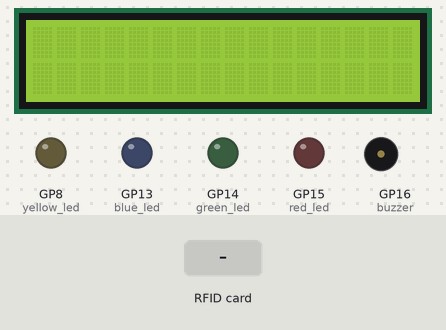
Recording of a program running on a simulated Raspberry Pi Pico running MicroPython. Shown: 16×2 character LCD, output pins drawn as LEDs (lit = HIGH), buzzer (waves = sounding). Dashed ring = blinking. The test bench sets the inputs (shaded band). The interpreter's speed is modelled, so counts of loop turns are approximate; library files of the repository ran but are not shown: i2c_lcd.py, MFRC522.py; pins used as bus, display or sensor lines are not drawn; what the program prints to the serial console is not drawn.

Above: at 6.6 s.
6.7 s: RFID card 94 C3 A3 DB held to the reader
At 8.3 s:
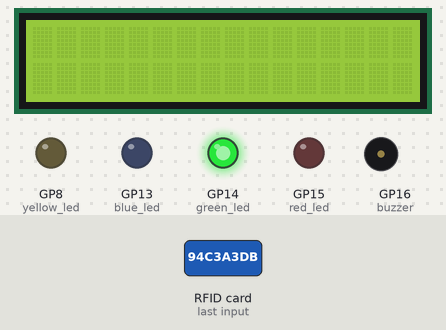
8.8 s: RFID card 41 24 20 4C held to the reader
At 10.35 s:
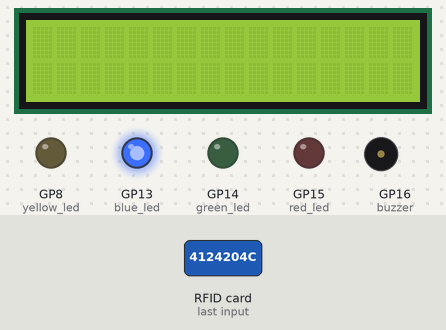
11.1 s: RFID card 5E 7A 19 C4 held to the reader
At 12.6 s:
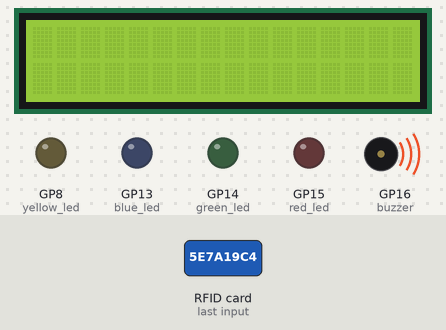
14.1 s: RFID card 94 C3 A3 DB held to the reader
At 14.43 s:
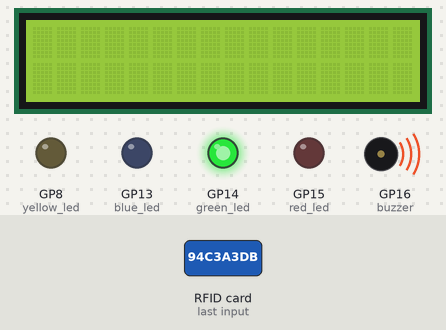
16.1 s: RFID card 41 24 20 4C held to the reader
At 16.92 s:
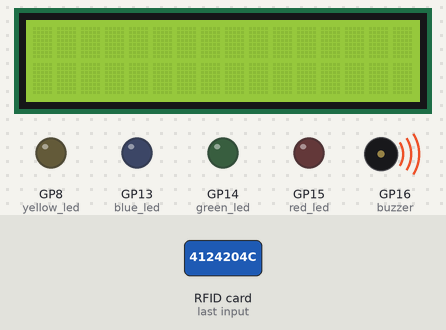
18.4 s: RFID card 5E 7A 19 C4 held to the reader
At 18.93 s:
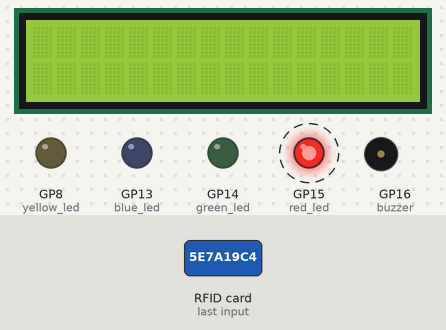
Timing chart, 0 to 21.6 s (numbered marks = the images above; inputs shaded):
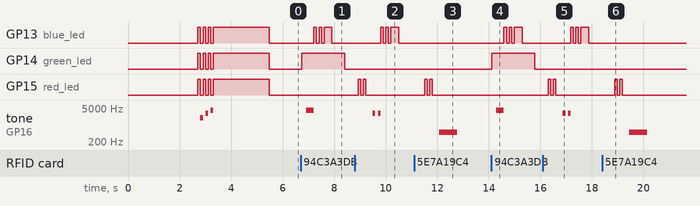

The program:

RFID_buzzer_leds_lcd.py
```python
from machine import Pin,PWM, SPI, I2C
from i2c_lcd import I2cLcd
import time
from MFRC522 import MFRC522

# Konfigurera SPI för MFRC522-modulen
spi = SPI(1, baudrate=1000000, polarity=0, phase=0, sck=Pin(10), mosi=Pin(11), miso=Pin(12))

# Skapa Pin-objekt för CS och RST
cs_pin = Pin(17, Pin.OUT)
rst_pin = Pin(22, Pin.OUT)

# Initiera MFRC522 med SPI, CS och RST
rfid = MFRC522(spi, cs_pin, rst_pin)

 # configure buzzer (connect the buzzers (+) to pico GP16 and (-) to GND)
buzzer = PWM(Pin(16))

# Konfigurera LED:er (grön, röd, blå LED)
green_led = Pin(14, Pin.OUT)  # Green LED
red_led = Pin(15, Pin.OUT)    # Red LED
blue_led = Pin(13, Pin.OUT)   # Blue LED
yellow_led = Pin(8, Pin.OUT)    # Yellow LED

# Konfiguera valda enheters UID
RFID_CARD = [148, 195, 163, 219] #kortets UID
RFID_TAG = [65, 36, 32, 76] #taggens UID

# Konfiguera LCD Använd GP4 & GP5 för standard I2C0, eller GP0 & GP1 för I2C1
I2C_SDA = Pin(4)
I2C_SCL = Pin(5)
i2c = I2C(0, scl=I2C_SCL, sda=I2C_SDA, freq=100000)

#starta programmet alltid med lamporna avstängda
green_led.value(0)
red_led.value(0)
blue_led.value(0)

# funktion för att få buzzern att pipa. Ljudet kan modifieras
# genom att ändra varaktighet, volym eller frekvens närhelst man känner för det

def beep(duration=0.1, volume=20000, frequency=4000):
    buzzer.freq(frequency)
    buzzer.duty_u16(volume)
    time.sleep(duration)
    buzzer.duty_u16(0) #initialize the active buzzer and will only be activated when being called

def leds_on():
    green_led.value(1)
    red_led.value(1)
    blue_led.value(1)

# Funktion för att stänga av alla LED:er

def leds_off():
    green_led.value(0)
    red_led.value(0)
    blue_led.value(0)

# Funktion för att skapa ett flytande regnbågsljus mellan lamporna.
def rainbow_leds():
    times = 0
    times_opposite = 0
    max = 30
    while times < max:
        red_led.value(0.5)
        beep(duration=0.1, volume=10000, frequency=2000)
        time.sleep(0.1)
        red_led.value(0)
        blue_led.value(0.5)
        beep(duration=0.1, volume=12000, frequency=1600)
        time.sleep(0.1)
        blue_led.value(0)
        green_led.value(0.5)
        beep(duration=0.1, volume=4500, frequency=1200)
        time.sleep(0.1)
        green_led.value(0)
        time.sleep(0.1)

        leds_on()
        beep(duration=0.1, volume=1500, frequency=1100)
        time.sleep(0.1)
        leds_off()
        time.sleep(0.1)
        leds_on()
        beep(duration=0.1, volume=2500, frequency=770)
        time.sleep(0.1)
        leds_off()
        time.sleep(0.1)
        leds_on()
        beep(duration=0.1, volume=3500, frequency=850)
        time.sleep(0.1)
        leds_off()
        time.sleep(0.1)
        times+=1
        #print("Från röd till blå, från blå till grön antal gånger: ",times)
        if times == 15: #Kör max 15 iterationer på detta sätt.
            break

    while times < max: #byt sedan till denna loop som ska köra i motsatt riktning
        green_led.value(0.5)
        beep(duration=0.1, volume=1000, frequency=800)
        time.sleep(0.1)
        green_led.value(0)
        blue_led.value(0.5)
        beep(duration=0.1, volume=2000, frequency=700)
        time.sleep(0.1)
        blue_led.value(0)
        red_led.value(0.5)
        beep(duration=0.1, volume=3000, frequency=600)
        time.sleep(0.1)
        red_led.value(0)
        times_opposite+=1
        #print("Från grön till blå, från blå till röd antal gånger: ",times_opposite)
        if times_opposite == 15:
            break

# Funktion för att visa grönt ljus när UID är läst
def green_light():
    print("grön lampa på!")
    green_led.value(1)
    red_led.value(0)
    blue_led.value(0)

# Funktion för det röda ljuset när UID inte kunde läsas
def red_light():
    print("röd lampa på!")
    blue_led.value(0)
    #blinka röd lampa en mycket kort stund när taggens UID identifieras
    red_led.value(1)
    time.sleep(0.1)
    red_led.value(0)
    time.sleep(0.1)
    red_led.value(1)
    time.sleep(0.1)
    red_led.value(0)
    time.sleep(0.1)

# Funktion för att visa blått blinkande ljus för att indikera att läsaren söker
def blue_blink():
    print("blå lampa blinkar!")
    blue_led.value(1)
    time.sleep(0.1)
    blue_led.value(0)
    time.sleep(0.1)
    blue_led.value(1)
    time.sleep(0.1)
    blue_led.value(0)
    time.sleep(0.1)
    blue_led.value(1)
    time.sleep(0.3)
    blue_led.value(0)

# Leta efter I2C-enheter
i2c_addresses = i2c.scan()
print(f"✅ Found I2C devices at address: {[hex(address) for address in i2c_addresses]}")
print("Kolla din LCD om du ser text.")


if not i2c_addresses: #om ingen I2C-enhet hittas
    print("🚫 No I2C-device was found")
else:
    #print(f"✅ I2C-devices found at addresses: {', '.join(hex(addr) for addr in i2c_addresses)}")
    lcd = I2cLcd(i2c, 0x27, 2, 16)  # LCD med adress 0x27
    lcd.putstr("LCD: ansluten")
    lcd.move_to(0,1)
    lcd.putstr("adress: 0x27")
    time.sleep(2)
    lcd.clear()

print("⏳Startar RFID läsare...")
print("🎵 En vacker sång från buzzern hörs medans du väntar")

lcd.putstr("RFID: Startar...")
lcd.move_to(0,1)
lcd.putstr("Ljud och lampor på")

#rainbow_leds()

lcd.clear()
time.sleep(0.2)
leds_on()
time.sleep(0.1)
leds_off()
beep(duration= 0.1, volume= 13000, frequency=2000)
leds_on()
time.sleep(0.1)
leds_off()
beep(duration= 0.1, volume= 15000, frequency=3000)
leds_on()
time.sleep(0.1)
leds_off()
beep(duration= 0.1, volume= 17000, frequency=4000)
leds_on()

lcd.putstr("RFID: Ansluten")
lcd.move_to(0,1)
lcd.putstr("Skanna tagg/kort")

print("")
print("✅ RFID På.")
print("📡 Nu kan du hålla en RFID-tagg nära läsaren.")
print("🏷️ Kollar efter en tagg...")
print("")

time.sleep(2)

leds_off()

times_card = 0 #kort skanningar
times_tag = 0 # tagg skanningar
times_unknown = 0 #antalet skanningar av okänd tagg/kort

while True:
    try:
        (status, tag_type) = rfid.request(rfid.REQIDL)  # Kolla efter en ny tagg

    except Exception as e:
        print("Fel vid kommunikation med RFID-läsaren:", e)
        lcd.putstr("RFID: funnet Error!")
        lcd.move_to(0,1)
        lcd.putstr("Kolla jumperkablar.")
        continue #försök igen om ett fel inträffar

    # Kolla efter en tagg och säkerställ att blå LED blinkar när ingen tagg finns
    if status != rfid.OK:  # Ingen tagg finns
        print("Ingen tagg detekterad. Blå LED blinkar.")
        while True:
            blue_blink()
            (status, tag_type) = rfid.request(rfid.REQIDL)
            if status == rfid.OK:
                blue_led.value(0)
                break

    else:
        (status, uid) = rfid.anticoll()  # Läs UID från taggen
        if status == rfid.OK and uid:
            uid_list = list(uid)
            print("")
            print("🎉 Tagg eller kort upptäckt! UID:", uid_list)
            print("")
            if uid_list == RFID_CARD:
               lcd.clear()
               times_card+=1 #registrera antalet blipp
               green_light() #tänd grön lampa i takt med ljudets längd från buzzern
               lcd.putstr("RFID: kontakt!")
               lcd.move_to(0,1)
               lcd.putstr("Gabriels kort   ")
               print("Du blippade ditt RFID-kort!")
               beep(duration = 0.3, volume= 18000, frequency= 4000)
               blue_blink()
               print(f"Du har blippat kortet {times_card} gånger.")
               time.sleep(0.5)  # Vänta lite innan släckning
               green_led.value(0)  # Släck lampan helt
               time.sleep(0.5) # vänta en halv sekund innan nästa blipp tas in
            elif uid_list == RFID_TAG:
                lcd.clear()
                times_tag+=1
                red_light() #blinka röd lampa i takt med ljudet från buzzern
                lcd.putstr("RFID: kontakt!")
                lcd.move_to(0,1)#skriv ut på nedre raden av LCD:n
                lcd.putstr("Gabriels tagg (=")
                print("Du blippade din RFID-tagg!")
                beep(duration = 0.1, volume= 20000, frequency= 3000)
                time.sleep(0.1)
                beep(duration = 0.1, volume= 20000, frequency= 3000)
                blue_blink()
                print(f"Du har blippat taggen {times_tag} gånger.")
                time.sleep(0.5)  # Vänta lite innan släckning
                red_led.value(0)  # Släck efter blippning
                time.sleep(0.5)
            else:
                times_unknown+=1
                red_light()
                lcd.putstr("RFID: kontakt!")
                lcd.move_to(0,1)#skriv ut på nedre raden av LCD:n
                lcd.putstr("UID: unknown )=")
                print("Okänd enhet!")
                print(f"Du har blippat okända enheter {times_unknown} gånger.")
                beep(0.7, volume= 13000, frequency = 500)
                time.sleep(1)
```

Measured:
- after the input at 6.7 s, GP13 (blue_led): goes HIGH 0.10 s, LOW 0.10 s, HIGH 0.10 s, LOW 0.10 s, HIGH 0.30 s, then LOW, starting after 0.51 s; GP14 (green_led): LOW → HIGH at once, → LOW 1.7 s later; tone on GP16 (buzzer): silent → 4000 Hz after 0.21 s, → silent 0.30 s later
- after the input at 8.8 s, GP13 (blue_led): goes HIGH 0.10 s, LOW 0.10 s, HIGH 0.10 s, LOW 0.10 s, HIGH 0.30 s, then LOW, starting after 1.0 s; GP15 (red_led): alternates HIGH for 0.10 s and LOW for 0.10 s, 4 changes in all, then stays LOW, starting after 0.13 s
- after the input at 11.1 s, GP15 (red_led): alternates HIGH for 0.10 s and LOW for 0.10 s, 4 changes in all, then stays LOW, starting after 0.41 s; tone on GP16 (buzzer): silent → 500 Hz after 0.98 s, → silent 0.70 s later
- after the input at 14.1 s, GP13 (blue_led): goes HIGH 0.10 s, LOW 0.10 s, HIGH 0.10 s, LOW 0.10 s, HIGH 0.30 s, then LOW, starting after 0.49 s; GP14 (green_led): LOW → HIGH at once, → LOW 1.7 s later; tone on GP16 (buzzer): silent → 4000 Hz after 0.19 s, → silent 0.30 s later
- after the input at 16.1 s, GP13 (blue_led): goes HIGH 0.10 s, LOW 0.10 s, HIGH 0.10 s, LOW 0.10 s, HIGH 0.30 s, then LOW, starting after 1.1 s; GP15 (red_led): alternates HIGH for 0.10 s and LOW for 0.10 s, 4 changes in all, then stays LOW, starting after 0.20 s
- after the input at 18.4 s, GP15 (red_led): alternates HIGH for 0.10 s and LOW for 0.10 s, 4 changes in all, then stays LOW, starting after 0.48 s; tone on GP16 (buzzer): silent → 500 Hz after 1.0 s, → silent 0.70 s later
